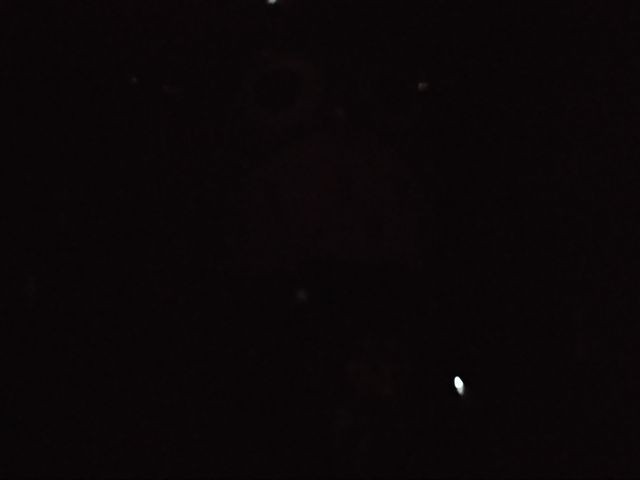
#> input picture Lesson_3/inside-the-box.jpg, 640 x 480 px
$ jupyter execute 'Task 2 What is inside the box.ipynb'
#> lines starting #> are read from the running program, lines starting #| are printed output that depends on the picture
[cell 1]
import cv2
import numpy as np
from matplotlib import pyplot as plt
img = cv2.imread('inside-the-box.jpg',0)
#> img: shape (480, 640); min 0, max 255, mean 7.5

# img2 = cv2.equalizeHist(img)
hist,bins = np.histogram(img.flatten(),300,[0,256])
#> hist = 300 values, max 197125 at index 8, min 0 at index 6, mean 1024; bins = 301 values from 0 to 256
cdf = hist.cumsum()
#> cdf = 300 values from 9 to 307200
cdf_normalized = cdf * hist.max()/ cdf.max()
#> cdf_normalized = 300 values from 5.78 to 197125
cdf_m = np.ma.masked_equal(cdf,0)
cdf_m = (cdf_m - cdf_m.min())*255/(cdf_m.max()-cdf_m.min())
cdf = np.ma.filled(cdf_m,0).astype('uint8')
#> cdf = 300 values from 0 to 255
img2 = cdf[img]
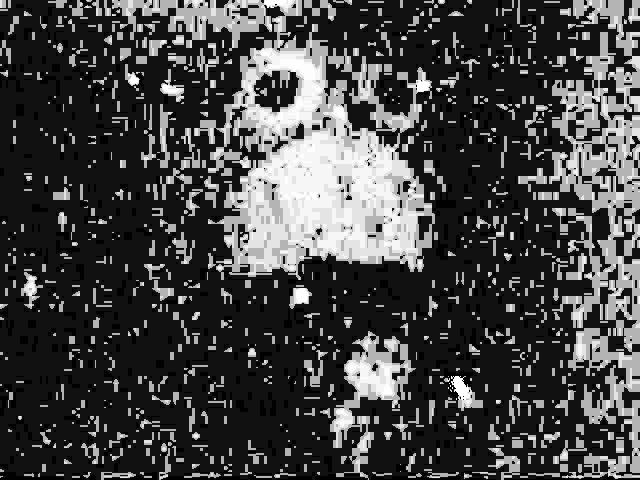
#> img2: shape (480, 640); min 0, max 254, mean 68.9

cv2.namedWindow('before')
cv2.imshow('before',img)
cv2.namedWindow('after')
cv2.imshow('after',img2)
cv2.waitKey(0)
cv2.destroyAllWindows()
